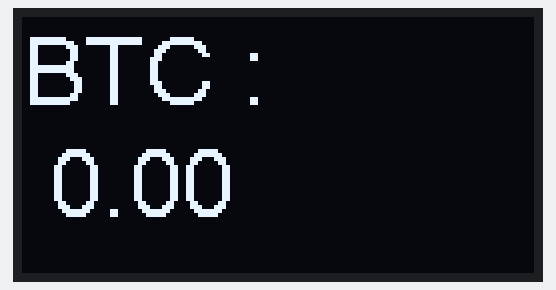
Simulated run of this sketch. Board: ESP32. On the bench: 128×64 one-colour display. WiFi joins after 1.5 s; servers stay silent unless stated; uploads are accepted with an empty reply; what the sketch prints to the serial monitor is not drawn.

Above: at 1.8 s.

The sketch:

W1_LAB1.ino
```cpp
#include <ssl_client.h>
#include <ArduinoJson.h>
#include <Wire.h>
#include "SSD1306.h"
#include <WiFi.h>
#include <HTTPClient.h>


///
/* OLED 顯示設定 */
SSD1306 display(0x3c, 21, 22);
///


/* 要連接的wifi熱點 */
///
const char* ssid ="Reno";
const char* password ="a0907863836";
///

/* 想透過http抓取的網頁 */
///
const char* url = "https://tw.stock.yahoo.com/_td-stock/api/resource/StockServices.stockList;autoRefresh=1659720073465;fields=avgPrice,orderbook;symbols=BTC-USD?bkt=&device=desktop&ecma=modern&feature=ecmaModern,useNewQuoteTabColor&intl=tw&lang=zh-Hant-TW&partner=none&prid=3ec7fd9heqk4r&region=TW&site=finance&tz=Asia/Taipei&ver=1.2.1432&returnMeta=true";
///

void setup()
{

  display.init();
  display.setFont(ArialMT_Plain_24);


  /* Serial: uart0 : print on putty */
  Serial.begin(115200);

  Serial.println("ready to connect\n");
  /* Wifi 連線 */
  ///
  WiFi.begin(ssid,password);
  ///

  while (WiFi.status() != WL_CONNECTED) {
    delay(500);
    Serial.println("...");
  }

  Serial.print("WiFi connected with IP: ");
  Serial.println(WiFi.localIP());


}

/* 當setup結束後會開始跑loop() */

void loop()
{

    HTTPClient http;

    http.begin(url);
    int httpCode = http.GET();
    Serial.print("httpCode=");
    Serial.println(httpCode);

    if(httpCode == HTTP_CODE_OK){ // 確認連線是否正常

      String payload = http.getString(); // 網頁原始碼內容

      /* 透過ArduinoJson來解析 */
      DynamicJsonDocument doc(payload.length()*2);
      deserializeJson(doc,payload);

      /* 擷取想要看的資訊 */
      ///

      const double v  =   doc["data"][0]["price"];
      ///

      Serial.print("BTC : ");
      Serial.println(v);

      display.clear();
      display.drawString(0,0,"BTC :\n "+String(v));
      display.display();

      http.end();


    }
    delay(3000);

}
```
